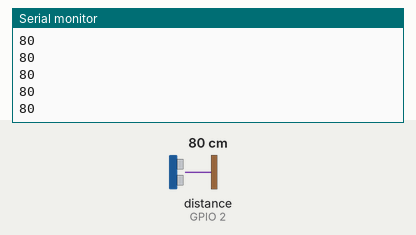
The sketch below on a simulated ESP32. On the bench: the last lines printed to the serial monitor. Wiring (inferred from the names in the program): ultrasonic range finder: trigger GPIO 4; echo GPIO 2. The test bench sets the inputs (shaded band); at power-on: distance to the obstacle (sensor on GPIO 2) 80 cm. The echo pulse lasts 58.3 µs per cm; WiFi joins after 1.5 s; servers stay silent unless stated; uploads are accepted with an empty reply.

Above: at 3.2 s.
3.3 s: distance to the obstacle (sensor on GPIO 2) set to 2 cm
At 4.5 s:
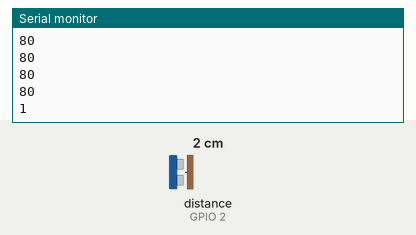
4.8 s: distance to the obstacle (sensor on GPIO 2) set to 4 cm
At 7.2 s:
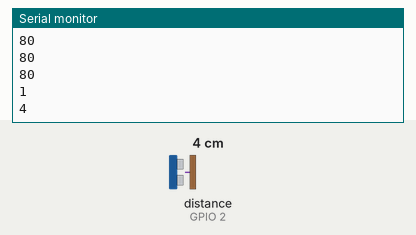
Timing chart, 0 to 8.7 s (numbered marks = the images above; inputs shaded):
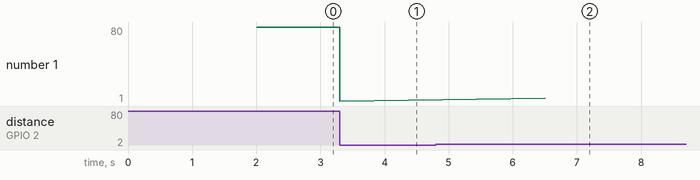

Measured:
- after the input at 3.3 s, the serial monitor: prints a new line at once (image 1)
- after the input at 4.8 s, the serial monitor: prints a new line after 1.7 s (image 2)
- plotted number 1: 80 → 1 after the input at 3.3 s, 1 → 4 after the input at 4.8 s

The sketch:

esp32-goal-checker.ino
```cpp
#include <WiFi.h>
#include <HTTPClient.h>

const char* ssid = "*******";
const char* password = "*********";

const char* serverName = "http://192.168.1.112:5000/recebedor";

const int trigPin = 4;
const int echoPin = 2;

const int goalSize = 40;

long getDistance() {
  digitalWrite(trigPin, LOW);
  delayMicroseconds(2);
  digitalWrite(trigPin, HIGH);
  delayMicroseconds(10);
  digitalWrite(trigPin, LOW);

  long duration = pulseIn(echoPin, HIGH);
  long distance = (duration / 2) / 29.1;
  return distance;
}

void setup() {
  pinMode(trigPin, OUTPUT);
  pinMode(echoPin, INPUT);

  Serial.begin(115200);

  WiFi.begin(ssid, password);
  while (WiFi.status() != WL_CONNECTED) {
    delay(1000);
    Serial.println("Conectando ao WiFi...");
  }

  Serial.println("Conectado ao WiFi");
}

void loop() {
  if (WiFi.status() == WL_CONNECTED) {
    HTTPClient http;
    http.begin(serverName);

    long distance = getDistance();
    Serial.println(distance);
    if (distance < goalSize) {
      String httpRequestData = "status=1";
      http.addHeader("Content-Type", "application/x-www-form-urlencoded");
      int httpResponseCode = http.POST(httpRequestData);
      http.end();
      delay(3000);
    }
  } else {
    Serial.println("Erro na conexão WiFi");
  }
}
```
